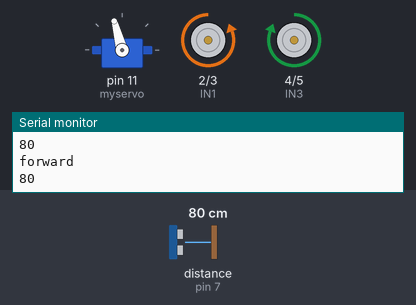
The sketch below on a simulated Arduino Uno, built with avr-gcc and run on an emulated ATmega328P. On the bench: servo, motor-driver pin pairs drawn as motors (green arrow = first pin HIGH = forward, orange = second pin HIGH = backward, longer = more drive, scaled by the enable pin), the last lines printed to the serial monitor. Wiring (inferred from the names in the program): ultrasonic range finder: trigger pin 6; echo pin 7. Inputs (shaded band) come from the test bench; at power-on: distance to the obstacle (sensor on pin 7) 80 cm. The echo pulse lasts 58.3 µs per cm.

Above: at 4.8 s.
4.9 s: distance to the obstacle (sensor on pin 7) set to 24 cm
7.9 s: distance to the obstacle (sensor on pin 7) set to 20 cm
At 8.3 s:
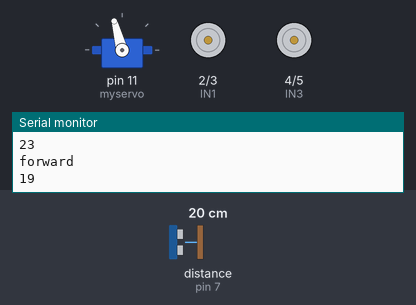
10.9 s: distance to the obstacle (sensor on pin 7) set to 35 cm
13.8 s: distance to the obstacle (sensor on pin 7) set to 2 cm
At 15.8 s:
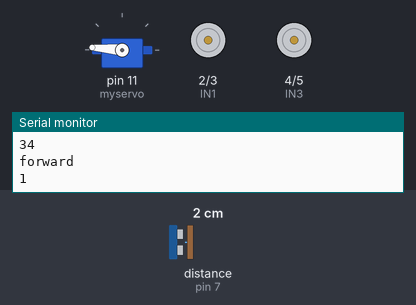
16.8 s: distance to the obstacle (sensor on pin 7) set to 60 cm
At 17.6 s:
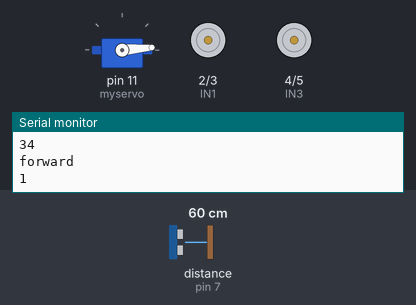
Timing chart, 0 to 19.8 s (numbered marks = the images above; inputs shaded):
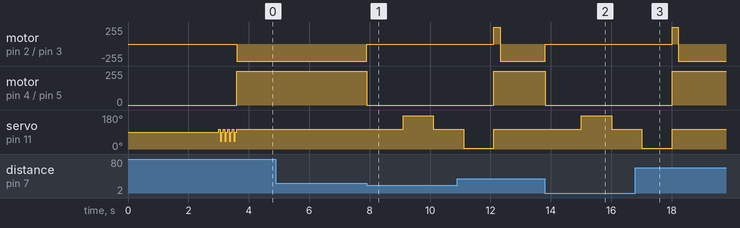

Measured:
- the behaviour switches between 22 and 21 cm on distance to the obstacle (sensor on pin 7) (found by bisection; images 0 and 1)
- after the input at 7.9 s, motor on pin 2 (IN1) / pin 3 (IN2): backward 255/255 → stopped at once; motor on pin 4 (IN3) / pin 5 (IN4): forward 255/255 → stopped at once; servo on pin 11 (myservo): 105° → 175° after 1.2 s, → 105° 1.0 s later
- after the input at 13.8 s, motor on pin 2 (IN1) / pin 3 (IN2): backward 255/255 → stopped at once; motor on pin 4 (IN3) / pin 5 (IN4): forward 255/255 → stopped at once; servo on pin 11 (myservo): 105° → 175° after 1.2 s, → 105° 1.0 s later
- after the input at 16.8 s, servo on pin 11 (myservo): goes on until 18.0 s, then stays 105°

The sketch:

arduino.ino
```cpp
#include <Servo.h>
Servo myservo;
byte servostart = 105;
int distanceleft = 0;
int distanceright = 0;
long t, cm;

//Motor one
#define ENA 9
#define IN1 2
#define IN2 3

//Motor two
#define IN3 4
#define IN4 5
#define ENB 10

//Sensor
#define Trig 6
#define Echo 7

#define Speed 255

void setup() {
  myservo.attach(11);
  //Motor one
  pinMode(ENA, OUTPUT);
  pinMode(IN1, OUTPUT);
  pinMode(IN2, OUTPUT);
  //Motor two
  pinMode(ENB, OUTPUT);
  pinMode(IN3, OUTPUT);
  pinMode(IN4, OUTPUT);

  //Sensor
  pinMode(Trig, OUTPUT);
  pinMode(Echo, INPUT);
  Serial.begin(9600);
  start();
}
void loop() {
  getdistance();
  Serial.println(cm);
  int leftdistance = 0;
  int rightdistance = 0;

  if (cm <= 20) {
    Stop();
    delay(200);
    leftdistance = leftsee();
    rightdistance = rightsee();

    if (leftdistance >= rightdistance) {
      turnleft();
      delay(200);
      Stop();
    } else {
      turnright();
      delay(200);
      Stop();
    }
  } else {
    forward();
    Serial.println("forward");
  }
}

void forward() {
  analogWrite(ENA, Speed);
  analogWrite(ENB, Speed);
  digitalWrite(IN1, LOW);
  digitalWrite(IN2, HIGH);
  digitalWrite(IN3, HIGH);
  digitalWrite(IN4, LOW);
}

void turnright() {
  analogWrite(ENA, Speed);
  analogWrite(ENB, Speed);
  digitalWrite(IN1, HIGH);
  digitalWrite(IN2, LOW);
  digitalWrite(IN3, HIGH);
  digitalWrite(IN4, LOW);
}
void turnleft() {
  analogWrite(ENA, Speed);
  analogWrite(ENB, Speed);
  digitalWrite(IN1, LOW);
  digitalWrite(IN2, HIGH);
  digitalWrite(IN3, LOW);
  digitalWrite(IN4, HIGH);
}
void Stop() {
  analogWrite(ENA, 0);
  analogWrite(ENB, 0);
  digitalWrite(IN1, LOW);
  digitalWrite(IN2, LOW);
  digitalWrite(IN3, LOW);
  digitalWrite(IN4, LOW);
}

void start() {
  delay(3000);
  for (int a = 0; a < 4; a++) {
    myservo.write(servostart);
    delay(50);
    myservo.write(40);
    delay(50);
    myservo.write(90);
    delay(50);
    myservo.write(servostart);
  }
}

int leftsee() {
  myservo.write(servostart);
  delay(1000);
  myservo.write(175);
  delay(1000);
  distanceleft = getdistance();
  myservo.write(servostart);
  return distanceleft;
}
int rightsee() {
  myservo.write(servostart);
  delay(1000);
  myservo.write(5);
  delay(1000);
  distanceright = getdistance();
  myservo.write(servostart);
  return distanceright;
}
int getdistance() {
  digitalWrite(Trig, LOW);
  delayMicroseconds(4);
  digitalWrite(Trig, HIGH);
  delayMicroseconds(10);
  digitalWrite(Trig, LOW);
  t = pulseIn(Echo, HIGH);
  cm = t / 29 / 2;
  return cm;
}
```
